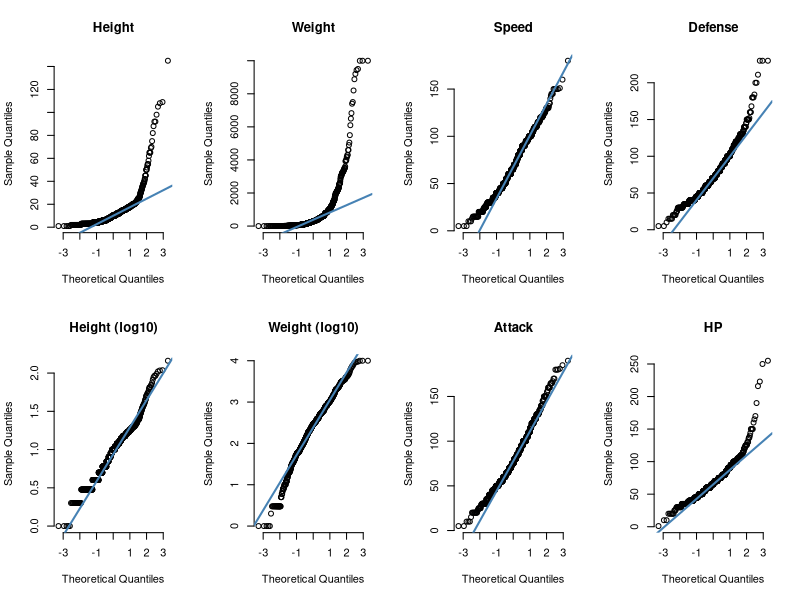
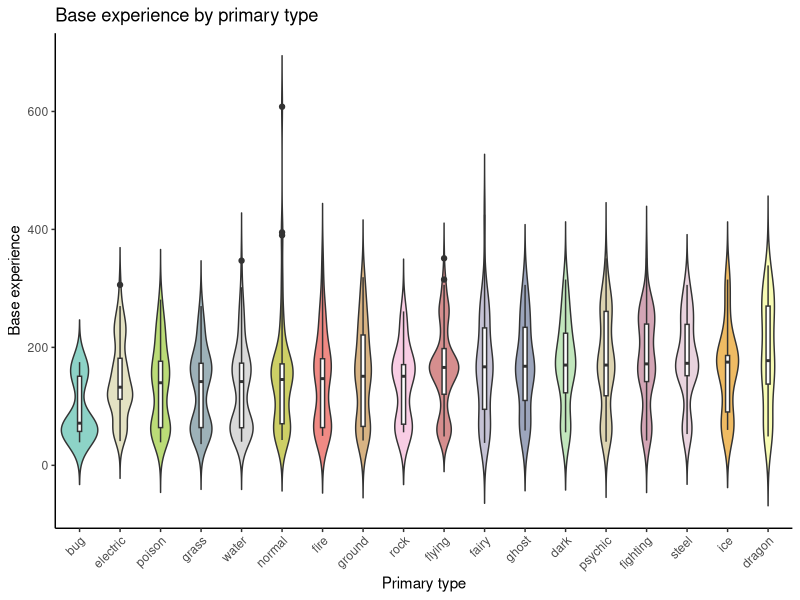
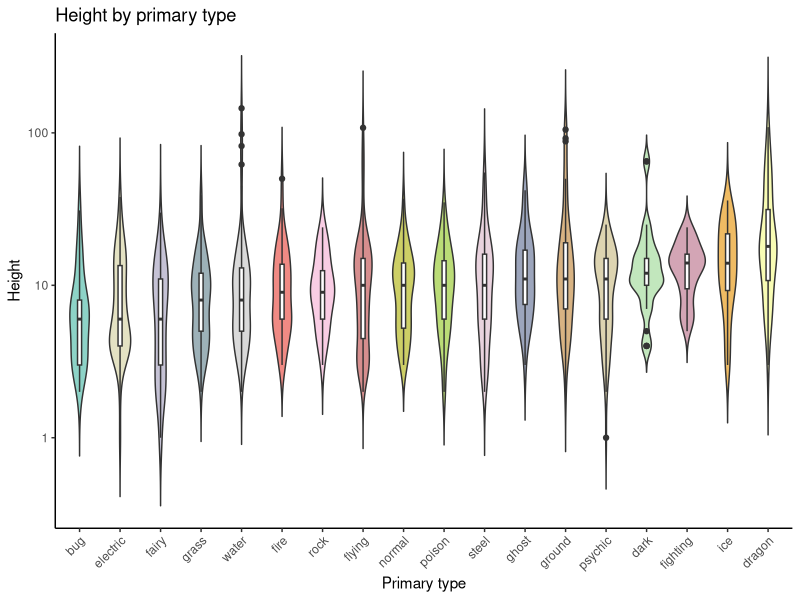
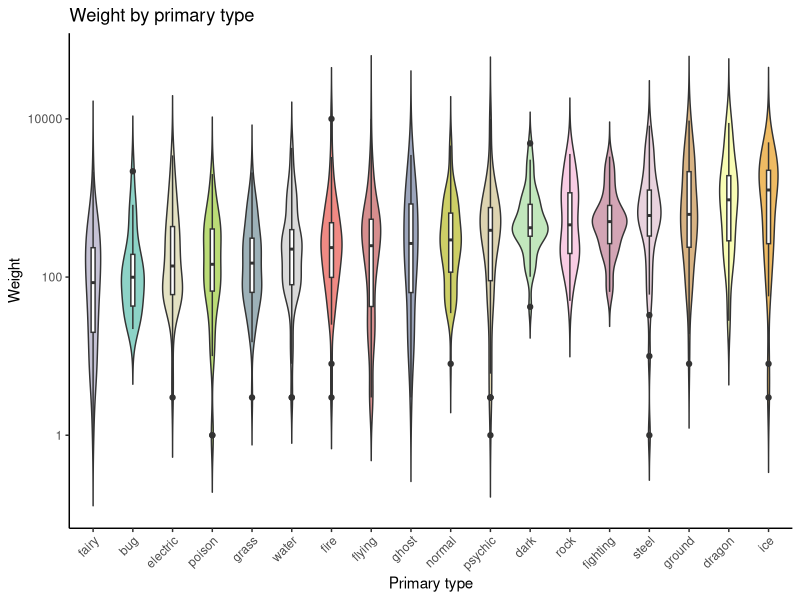
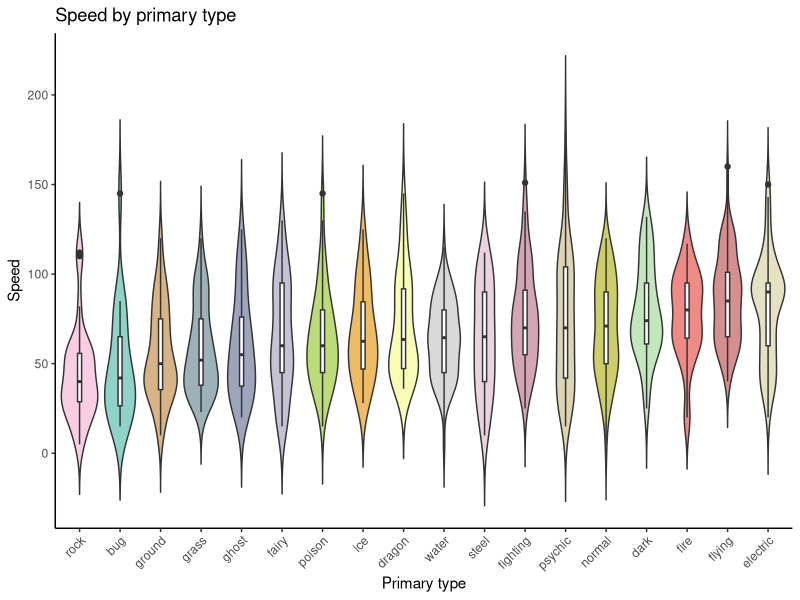
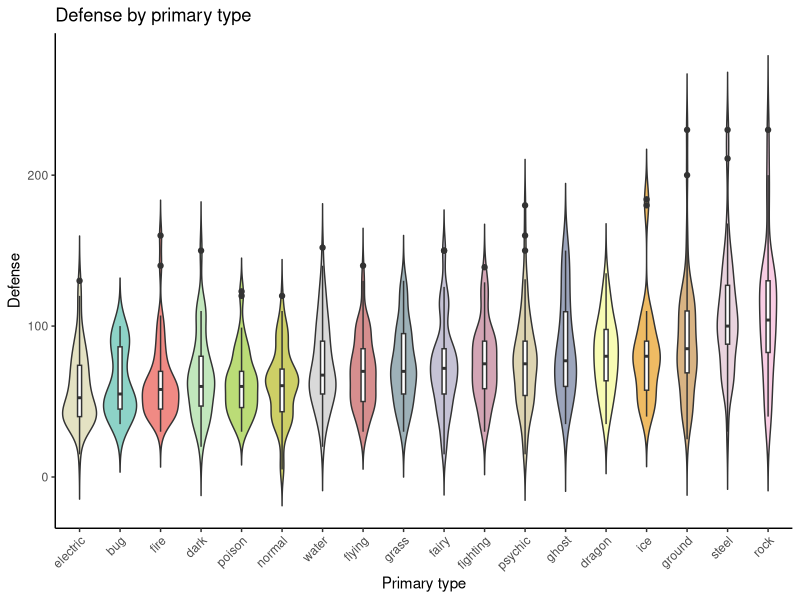
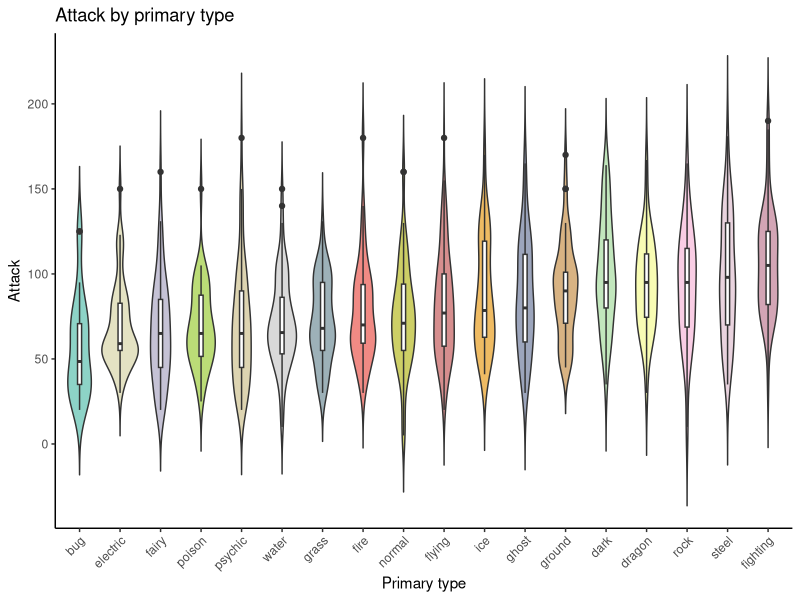
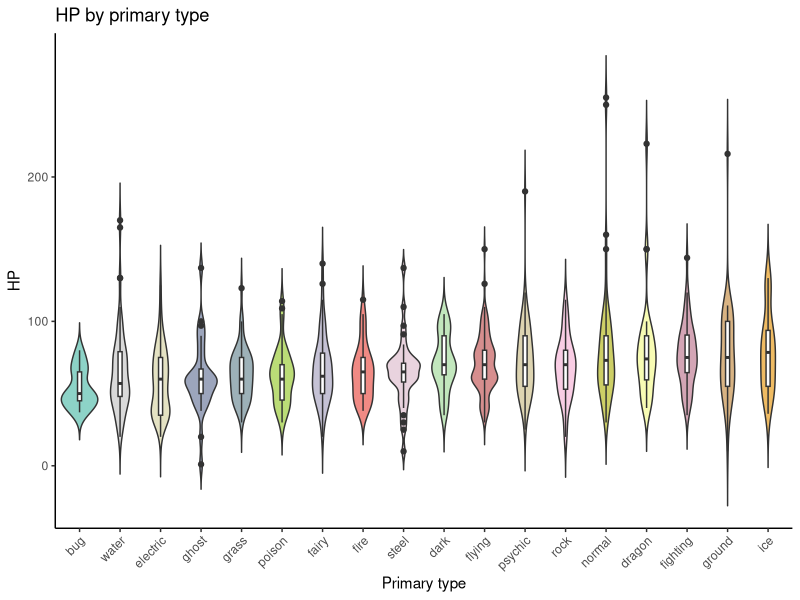

Write R code to recreate these figures, in order.
## ---- chunk 1
knitr::opts_chunk$set(error=TRUE, fig.height=4, fig.width=6, warning = F, message = F, cache = TRUE)
## ---- chunk 2
library(GGally)
library(ggplot2)
library(RColorBrewer)
require(plyr)
library(leaps)
## ---- chunk 3
pokemons_df <- read.csv("../data/processed/pokemons.csv")
pokemons_df$legendary <- mapvalues(pokemons_df$is_legendary, 
          from=c(TRUE,FALSE), 
          to=c("Legendary","Normal"))

pokemons_df$log_height <- log10(pokemons_df$height)
pokemons_df$log_weight <- log10(pokemons_df$weight)

head(pokemons_df)
## ---- chunk 4
par(mfrow=c(2,4))

qqnorm(pokemons_df$height, pch = 1, frame = FALSE,main="Height")
qqline(pokemons_df$height, col = "steelblue", lwd = 2)

qqnorm(pokemons_df$weight, pch = 1, frame = FALSE,main="Weight")
qqline(pokemons_df$weight, col = "steelblue", lwd = 2)

qqnorm(pokemons_df$speed_base, pch = 1, frame = FALSE,main="Speed")
qqline(pokemons_df$speed_base, col = "steelblue", lwd = 2)

qqnorm(pokemons_df$defense_base, pch = 1, frame = FALSE,main="Defense")
qqline(pokemons_df$defense_base, col = "steelblue", lwd = 2)

qqnorm(pokemons_df$log_height, pch = 1, frame = FALSE,main="Height (log10)")
qqline(pokemons_df$log_height, col = "steelblue", lwd = 2)

qqnorm(pokemons_df$log_weight, pch = 1, frame = FALSE,main="Weight (log10)")
qqline(pokemons_df$log_weight, col = "steelblue", lwd = 2)

qqnorm(pokemons_df$attack_base, pch = 1, frame = FALSE,main="Attack")
qqline(pokemons_df$attack_base, col = "steelblue", lwd = 2)

qqnorm(pokemons_df$hp_base, pch = 1, frame = FALSE,main="HP")
qqline(pokemons_df$hp_base, col = "steelblue", lwd = 2)
## ---- chunk 5
plot_by_primary <- function(var,var_name){
  
  # make the plot by type
  colourCount = length(unique(pokemons_df$type_primary))
  getPalette = colorRampPalette(brewer.pal(9, "Set3"))
  
  bymedian <- reorder(pokemons_df$type_primary, pokemons_df[,var], median)
  
  plt <- ggplot(pokemons_df, aes_string(x=bymedian, y=var, fill="type_primary")) + 
    geom_violin(trim=FALSE)+
    geom_boxplot(width=0.1, fill="white")+
    labs(title=paste(var_name,"by primary type"),x="Primary type", y = var_name) +
    scale_fill_manual(values = getPalette(colourCount)) +
    theme_classic() + 
    theme(axis.text.x = element_text(angle = 45, hjust = 1),legend.position = "none")
  
  return(plt)
}
## ---- chunk 6
plot_by_primary("base_experience","Base experience")
## ---- chunk 7
plt <- plot_by_primary("height","Height")
plt + scale_y_continuous(trans='log10')
## ---- chunk 8
plt <- plot_by_primary("weight","Weight")
plt + scale_y_continuous(trans='log10')
## ---- chunk 9
plot_by_primary("speed_base","Speed")
## ---- chunk 10
plot_by_primary("defense_base","Defense")
## ---- chunk 11
plot_by_primary("attack_base","Attack")
## ---- chunk 12
plot_by_primary("hp_base","HP")
## ---- chunk 13
bymean <- reorder(pokemons_df$type_primary, pokemons_df$is_legendary, mean)
order <- factor(pokemons_df$legendary,levels=c("Normal","Legendary"))

ggplot(pokemons_df,aes(x = bymean,fill = order)) + 
    geom_bar(position = "fill",width=0.5) + 
    scale_fill_manual(values=c("white", "#a8d8ea")) +
    theme_classic() + 
    ylim(0,1)+
    scale_y_continuous(expand = c(0,0)) +
    xlab("Primary type") +
    ylab("Proportion legendary") + 
    theme(axis.text.x = element_text(angle = 45, hjust = 1),legend.position = "none")
## ---- chunk 14
library(gridExtra)

p <- list()

select_vars = c("log_height",
                "log_weight", 
                "base_experience",
                "speed_base",
                "defense_base",
                "special.defense_base",
                "attack_base",
                "special.attack_base",
                "hp_base")

select_names = c("Height (log10)",
                 "Weight (log10)",
                 "Experience",
                 "Speed",
                 "Defense",
                 "Defense (special)",
                 "Attack",
                 "Attack (special)",
                 "HP")

order <- factor(pokemons_df$legendary,levels=c("Normal","Legendary"))

for (i in 1:length(select_vars)) {
  
  var <- select_vars[i]
  name <- select_names[i]
  
  p[[i]] <- ggplot(data=pokemons_df, aes_string(x=order, y=var)) +
            geom_boxplot(aes(fill=order),notch=TRUE) + guides(fill=FALSE) + 
            theme(axis.title.y = element_text(size=14)) +
            xlab("") + ylab(name) + 
            theme_classic() + 
            scale_fill_manual(values=c("#eaeaea", "#a8d8ea"))
}

plots <- do.call(grid.arrange, c(p, ncol=3))
## ---- chunk 15
ggplot(pokemons_df, aes(x = defense_base, y = attack_base))+
  geom_point() +
  theme_classic() + 
  labs(x="Defense", y = "Attack")
## ---- chunk 16
corr <- cor(pokemons_df$defense_base, pokemons_df$attack_base)
corr
## ---- chunk 17
n <- 10000
corr_bs <- rep(0, n)
for (i in 1:n){
  defense_sample <- sample(pokemons_df$defense_base, length(pokemons_df$defense_base), replace = T)
  attack_sample <- sample(pokemons_df$attack_base, length(pokemons_df$attack_base), replace = T)
  corr_bs[i] <- cor(defense_sample, attack_sample)
}
## ---- chunk 18
hist(corr_bs, xlim=c(-1,1), main="Bootstrapped correlations",xlab="Correlation")
abline(v = corr)
## ---- chunk 19
mean(as.numeric(corr_bs > corr))
## ---- chunk 20
ggplot(pokemons_df, aes(x = weight, y = height))+
  geom_point() +
  theme_classic() + 
  labs(x="Weight", y = "Height")
## ---- chunk 21
corr <- cor(pokemons_df$weight, pokemons_df$height)
corr
## ---- chunk 22
n <- 10000
corr_bs <- rep(0, n)
for (i in 1:n){
  weight_sample <- sample(pokemons_df$weight, length(pokemons_df$weight), replace = T)
  height_sample <- sample(pokemons_df$height, length(pokemons_df$height), replace = T)
  corr_bs[i] <- cor(weight_sample, height_sample)
}
## ---- chunk 23
hist(corr_bs, xlim=c(-1,1), main="Bootstrapped correlations",xlab="Correlation")
abline(v = corr)
## ---- chunk 24
mean(as.numeric(corr_bs > corr))
## ---- chunk 25
nfr_hp <- lm(hp_base ~ . -X -name -species, pokemons_df)
## ---- chunk 26
summary(nfr_hp)
## ---- chunk 27
hp1 <- lm(hp_base ~ . -X -type_primary -type_secondary -name -species, pokemons_df)
## ---- chunk 28
summary(hp1)
## ---- chunk 29
hp1 <- regsubsets(hp_base ~ . -X -name -type_primary -type_secondary -species, 
                  data = pokemons_df, 
                  nvmax = 15)
hp1_sum <- summary(hp1)
hp1_sum$which
## ---- chunk 30
which(hp1_sum$cp == max(hp1_sum$cp))
which(hp1_sum$bic == max(hp1_sum$bic))
## ---- chunk 31
hp1_sum$aic <- length(pokemons_df$X) * log(hp1_sum$rss/length(pokemons_df$X)) + 2*15 
hp1_sum$aic
